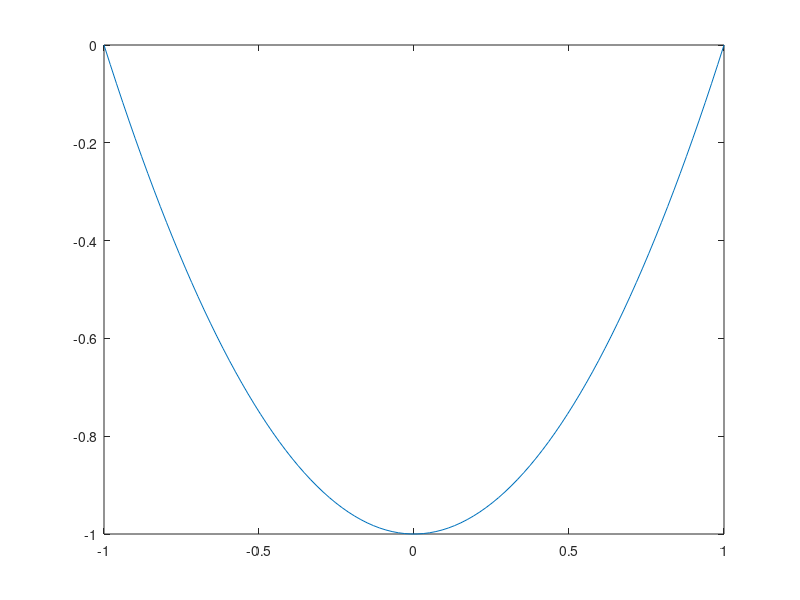

This chart was generated by the following MATLAB code:
% Write a MATLAB code using 𝑦 = 𝑥2-1
% to generate the plot of ‘𝑦’ as shown in Figure 1 below.

clc
clear all
close all

f=@(x) x.^2-1
x=linspace(-1,1,100);
plot(x,f(x))

